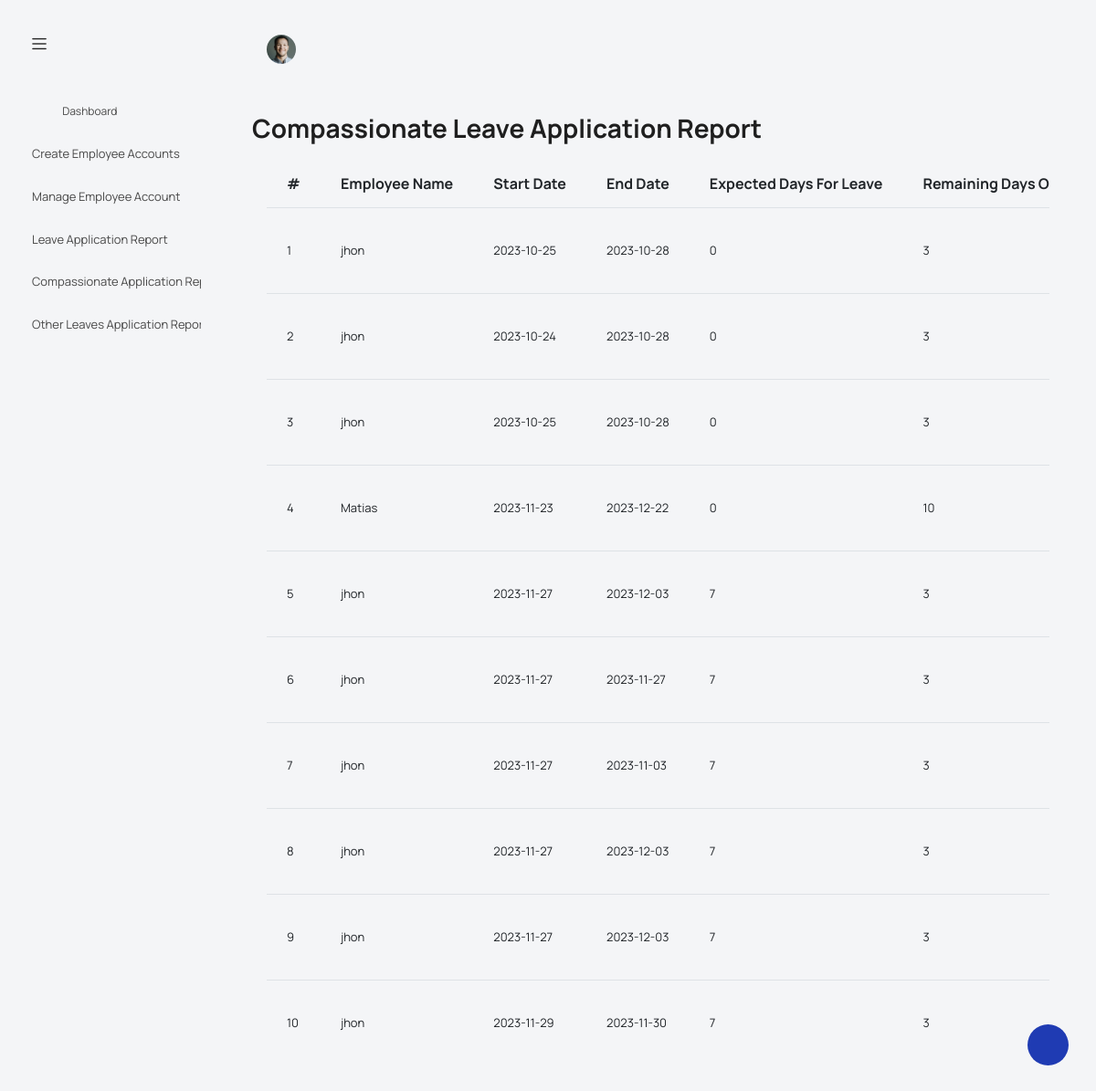
/hr-manager/view-compassionate-applications-report.php, run on the app's committed database.
### tables this page shows
CREATE TABLE `leave_application` (
  `leave_id` int(11) NOT NULL,
  `employee_id` int(11) DEFAULT NULL,
  `startdate` date DEFAULT NULL,
  `enddate` date DEFAULT NULL,
  `leave_type` varchar(255) DEFAULT NULL,
  `Leavestatus` varchar(255) DEFAULT NULL,
  `hr_manager_comments` text DEFAULT NULL,
  `application_date` date NOT NULL,
  `employee_name` varchar(255) NOT NULL,
  `numDays` int(50) NOT NULL,
  `certificate_path` varchar(50) NOT NULL
);

### hr-manager/view-compassionate-applications-report.php (the view, shortened to what this page needs)
<?php
 include("Logic-Layer/database-connection.php");
$query = "SELECT * FROM leave_application";
$result = mysqli_query($conn, $query);
$query_employee_leave = "SELECT * FROM employee";
$result_employee_leave = mysqli_query($conn, $query_employee_leave);
$employee_leave_data = array();
while ($row = mysqli_fetch_assoc($result_employee_leave)) {
    $employee_leave_data[$row['username']] = array(
        'vacation_leave' => $row['vacation_leave'],
        'compassionate_leave' => $row['compassionate_leave']
    );
}
?>
<!DOCTYPE html>
<html lang="en">
<head>
  <link rel="stylesheet" href="vendors/feather/feather.css">
  <link rel="stylesheet" href="vendors/mdi/css/materialdesignicons.min.css">
  <link rel="stylesheet" href="vendors/ti-icons/css/themify-icons.css">
  <link rel="stylesheet" href="vendors/typicons/typicons.css">
  <link rel="stylesheet" href="vendors/simple-line-icons/css/simple-line-icons.css">
  <link rel="stylesheet" href="vendors/css/vendor.bundle.base.css">
  <link rel="stylesheet" href="vendors/datatables.net-bs4/dataTables.bootstrap4.css">
  <link rel="stylesheet" href="js/select.dataTables.min.css">
  <link rel="stylesheet" href="css/vertical-layout-light/style.css">
</head>
<body>
    <nav class="navbar default-layout col-lg-12 col-12 p-0 fixed-top d-flex align-items-top flex-row">
      <div class="text-center navbar-brand-wrapper d-flex align-items-center justify-content-start">
        <div class="me-3">
          <button class="navbar-toggler navbar-toggler align-self-center" type="button" data-bs-toggle="minimize">
            <span class="icon-menu"></span>
          </button>
        </div>
      </div>
      <div class="navbar-menu-wrapper d-flex align-items-top">
        <li class="nav-item dropdown d-none d-lg-block user-dropdown">
            <a class="nav-link" id="UserDropdown" href="#" data-bs-toggle="dropdown" aria-expanded="false">
              <img class="img-xs rounded-circle" src="images/faces/face8.jpg" alt="Profile image"> </a>
          </li>
      </div>
    </nav>
    <div class="container-fluid page-body-wrapper">
      <div class="">
        <div id="settings-trigger"><i class="ti-settings"></i></div>
      </div>
      <nav class="sidebar sidebar-offcanvas" id="sidebar">
        <ul class="nav">
          <li class="nav-item">
            <a class="nav-link" href="index.html">
              <i class="mdi mdi-grid-large menu-icon"></i>
              <span class="menu-title">Dashboard</span>
            </a>
          </li>
          <li class="nav-item">
            <a class="nav-link" href="http://localhost/Leave-management-system/hr-manager/create-employee-accounts.php" aria-expanded="false" aria-controls="ui-basic">Create Employee Accounts</a>
          </li>
          <li class="nav-item">
            <a class="nav-link" href="http://localhost/Leave-management-system/hr-manager/manage-employee-accounts.php"  aria-controls="ui-basic">Manage Employee Account</a>
          </li>
          <li class="nav-item">
            <a class="nav-link" href="http://localhost/Leave-management-system/hr-manager/view-Leave-applications-report.php" aria-expanded="false" aria-controls="ui-basic">Leave Application Report</a>
          </li>
          <li class="nav-item">
            <a class="nav-link" href="http://localhost/Leave-management-system/hr-manager/view-compassionate-applications-report.php" aria-expanded="false" aria-controls="ui-basic">Compassionate Application Report</a>
         </li>
         <li class="nav-item">
            <a class="nav-link" href="http://localhost/Leave-management-system/hr-manager/view-other-leaves-applications-report.php" aria-expanded="false" aria-controls="ui-basic">Other Leaves  Application Report</a>
         </li>
        </ul>
      </nav>
      <div class="main-panel">
        <div class="content-wrapper">
        <div class="row">
      <div class="col-md-12 fw-bold fs-3">Compassionate Leave Application Report</div>
    </div>
          <div class="card-body">
            <div class="table-responsive">
            <table id="example" class="table data-table" style="width:100%; height:400px;">
        <tr>
		   <th>#</th>
           <th>Employee Name</th>
            <th>Start Date</th>
            <th>End Date</th>
            <th>Expected Days For Leave</th>
            <th>Remaining Days Of Leave</th>
        </tr>
        <?php while ($row = mysqli_fetch_assoc($result)) { ?>
            <tr>
            <td><?php echo $row['leave_id']; ?></td>
            <td><?php echo $row['employee_name']; ?></td>
<td><?php echo $row['startdate']; ?></td>
<td><?php echo $row['enddate']; ?></td>
<td><?php echo $row['numDays']; ?></td>
            <?php
            $username = $row['employee_name'];
            $compassionate_leave = isset($employee_leave_data[$username]) ? $employee_leave_data[$username]['compassionate_leave'] : 'N/A';
            ?>
            <td><?php echo $compassionate_leave; ?></td>
            </tr>
        <?php } ?>
    </table>
    </div>
          </div>
        </div>
      </div>
          </div>
</body>
</html>

### data on the page
leave_application: leave_id "1", employee_name "jhon", startdate "2023-10-25", enddate "2023-10-28", numDays "0", employee_name "3"
leave_application: leave_id "2", employee_name "jhon", startdate "2023-10-24", enddate "2023-10-28", numDays "0", employee_name "3"
leave_application: leave_id "3", employee_name "jhon", startdate "2023-10-25", enddate "2023-10-28", numDays "0", employee_name "3"
leave_application: leave_id "4", employee_name "Matias", startdate "2023-11-23", enddate "2023-12-22", numDays "0", employee_name "10"
leave_application: leave_id "5", employee_name "jhon", startdate "2023-11-27", enddate "2023-12-03", numDays "7", employee_name "3"
leave_application: leave_id "6", employee_name "jhon", startdate "2023-11-27", enddate "2023-11-27", numDays "7", employee_name "3"
leave_application: leave_id "7", employee_name "jhon", startdate "2023-11-27", enddate "2023-11-03", numDays "7", employee_name "3"
leave_application: leave_id "8", employee_name "jhon", startdate "2023-11-27", enddate "2023-12-03", numDays "7", employee_name "3"
leave_application: leave_id "9", employee_name "jhon", startdate "2023-11-27", enddate "2023-12-03", numDays "7", employee_name "3"
leave_application: leave_id "10", employee_name "jhon", startdate "2023-11-29", enddate "2023-11-30", numDays "7", employee_name "3"
